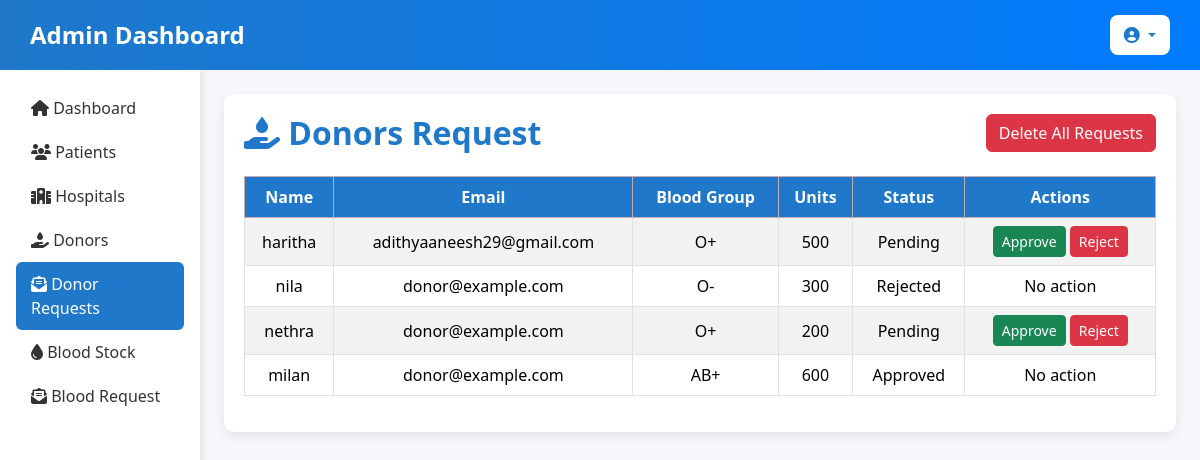
The app's page /donors/, older data.
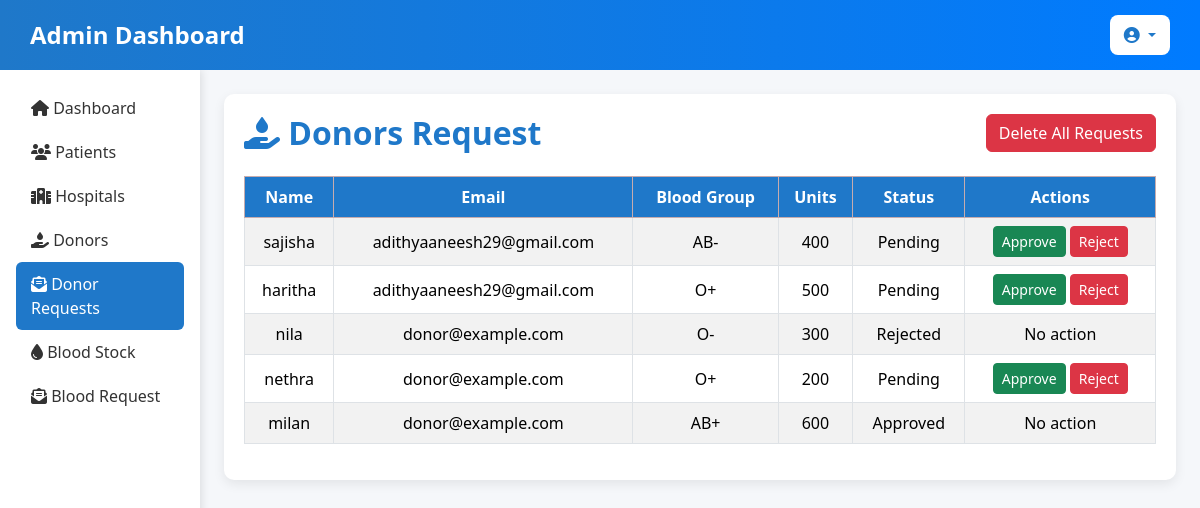
The same page, newer data.
### blood_bank_app/models.py (models this page shows)
class DonorForm(models.Model):
    user = models.ForeignKey(
        User,
        on_delete=models.CASCADE,
        null=True,
        blank=True,
        related_name='donor_requests'
    )
    approved_by = models.ForeignKey(
        User,
        on_delete=models.SET_NULL,
        null=True,
        blank=True,
        related_name='approved_donor_requests'
    )
    firstname = models.CharField(max_length=50)
    email = models.EmailField()
    phone = models.CharField(max_length=15)
    age = models.PositiveIntegerField(default=18)
    blood_group = models.CharField(max_length=5, choices=BLOOD_GROUP_CHOICES)
    units = models.PositiveIntegerField()
    GENDER_CHOICES = [
        ('Male','Male'),
        ('Female','Female'),
    ]
    GENDER_CHOICES = [('Male','Male'), ('Female','Female')]
    gender = models.CharField(max_length=10, choices=GENDER_CHOICES)
    last_donate_date = models.DateTimeField(null=True, blank=True)
    last_receive_date = models.DateTimeField(null=True, blank=True)
    consent = models.BooleanField(default=False)
    created_at = models.DateTimeField(auto_now_add=True)
    STATUS_CHOICES = [('Pending', 'Pending'), ('Approved', 'Approved'), ('Rejected', 'Rejected')]
    status = models.CharField(max_length=10, choices=STATUS_CHOICES, default='Pending')

### blood_bank_app/views.py (the view)
# urls.py: path('donors/', views.admin_donors, name='admin_donors'),
def admin_donors(request):
    donors = DonorForm.objects.all().order_by('-id')
    return render(request, 'admin/admin_donors.html', {'donors': donors})

### blood_bank_app/templates/admin/admin_donors.html (shortened to what this page needs)
<!DOCTYPE html>
<html lang="en">
<head>
    <link rel="stylesheet" href="https://cdnjs.cloudflare.com/ajax/libs/font-awesome/6.4.2/css/all.min.css">
    <link href="https://cdn.jsdelivr.net/npm/bootstrap@5.3.3/dist/css/bootstrap.min.css" rel="stylesheet">
</head>
<body>
     <nav class="navbar d-flex justify-content-between align-items-center">
        <h1 class="text-white mb-0">Admin Dashboard</h1>
        <div class="dropdown">
            <button class="btn btn-light dropdown-toggle" type="button" id="adminDropdown" data-bs-toggle="dropdown" aria-expanded="false">
                <i class="fa-solid fa-user-circle"></i> {{ request.user.username }}
            </button>
        </div>
    </nav>
    <div class="container-fluid">
        <div class="row">
            <div class="col-md-2 p-3 sidebar">
                <nav class="nav flex-column">
                    <a class="nav-link" href="{% url 'dashboard' %}">
                        <i class="fa-solid fa-home"></i> Dashboard
                    </a>
                    <a class="nav-link" href="{% url 'admin_patients' %}">
                        <i class="fa-solid fa-users"></i> Patients
                    </a>
                    <a class="nav-link" href="{% url 'admin_hospitals' %}">
                        <i class="fa-solid fa-hospital"></i> Hospitals
                    </a>
                    <a class="nav-link" href="{% url 'admin_donors_list' %}">
                        <i class="fa-solid fa-hand-holding-droplet"></i> Donors
                    </a>
                    <a class="nav-link active" href="{% url 'admin_donors' %}">
                        <i class="fa-solid fa-envelope-open-text"></i> Donor Requests
                    </a>
                    <a class="nav-link" href="{% url 'blood_stock_list' %}">
                        <i class="fa-solid fa-droplet"></i> Blood Stock
                    </a>
                    <a class="nav-link" href="{% url 'admin_blood_request' %}">
                        <i class="fa-solid fa-envelope-open-text"></i> Blood Request
                    </a>
                </nav>
            </div>            <div class="col-md-10 p-4">
                <div class="card-dashboard">
                    <div class="d-flex justify-content-between align-items-center mb-4">
                        <h2 class="mb-0"><i class="fa-solid fa-hand-holding-droplet"></i> Donors Request</h2>
                        <a href="{% url 'delete_all_donor_requests' %}" class="btn btn-danger" onclick="return confirm('Are you sure you want to delete all your requests?');">Delete All Requests</a>
                    </div>
                    <div class="table-responsive">
                        <table class="table table-bordered table-striped">
                            <thead class="table-danger">
                                <tr>
                                    <th>Name</th>
                                    <th>Email</th>
                                    <th>Blood Group</th>
                                    <th>Units</th>
                                    <th>Status</th>
                                    <th>Actions</th>
                                </tr>
                            </thead>
                            <tbody>
                                {% for donor in donors %}
                                <tr>
                                    <td>{{ donor.firstname }}</td>
                                    <td>{{ donor.email }}</td>
                                    <td>{{ donor.blood_group }}</td>
                                    <td>{{ donor.units }}</td>
                                    <td>{{ donor.status }}</td>
                                    <td>
                                        {% if donor.status == 'Pending' %}
                                            <a href="{% url 'update_donor_status' donor.id 'Approved' %}" class="btn btn-success btn-sm">Approve</a>
                                            <a href="{% url 'update_donor_status' donor.id 'Rejected' %}" class="btn btn-danger btn-sm">Reject</a>
                                        {% else %}
                                            No action
                                        {% endif %}
                                    </td>
                                </tr>
                                {% endfor %}
                            </tbody>
                        </table>
                    </div>
                </div>
            </div>
        </div>
    </div>
</body>
</html>

### blood_bank_app/templates/admin/admin_donors.html (style rules this page uses)
body { background-color: #f5f7fa; font-family: 'Segoe UI', Tahoma, Geneva, Verdana, sans-serif; }
.navbar { background: linear-gradient(90deg, #1F78C9, #007BFF); padding: 15px 30px; }
.navbar h1 { font-size: 24px; font-weight: 600; }
.dropdown .btn { background-color: #fff; color: #1F78C9; font-weight: 500; border: none; border-radius: 8px; padding: 8px 14px; }
.sidebar { min-height: 100vh; background: #fff; box-shadow: 2px 0 8px rgba(0,0,0,0.1); }
.sidebar .nav-link { color: #333; font-weight: 500; padding: 10px 15px; }
.sidebar .nav-link.active { background-color: #1F78C9; color: #fff; border-radius: 6px; }
.card-dashboard { background: #fff; border-radius: 10px; box-shadow: 0 4px 12px rgba(0,0,0,0.08); padding: 20px; }
h2 { color: #1F78C9; font-weight: 600; }
.table th { background-color: #1F78C9; color: white; text-align: center; }
.table td { text-align: center; vertical-align: middle; }

Row changes from the older to the newer data that the page shows:
added DonorForm: firstname "sajisha", email "adithyaaneesh29@gmail.com", blood_group "AB-", units "400", status "Pending", shows "Approve"
